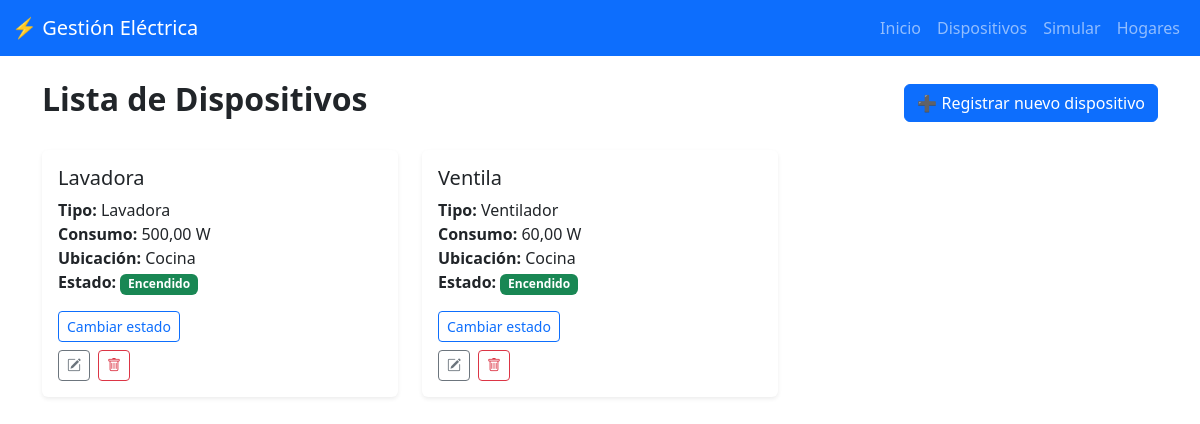
The app's page /dispositivos/ (signed in), older data.
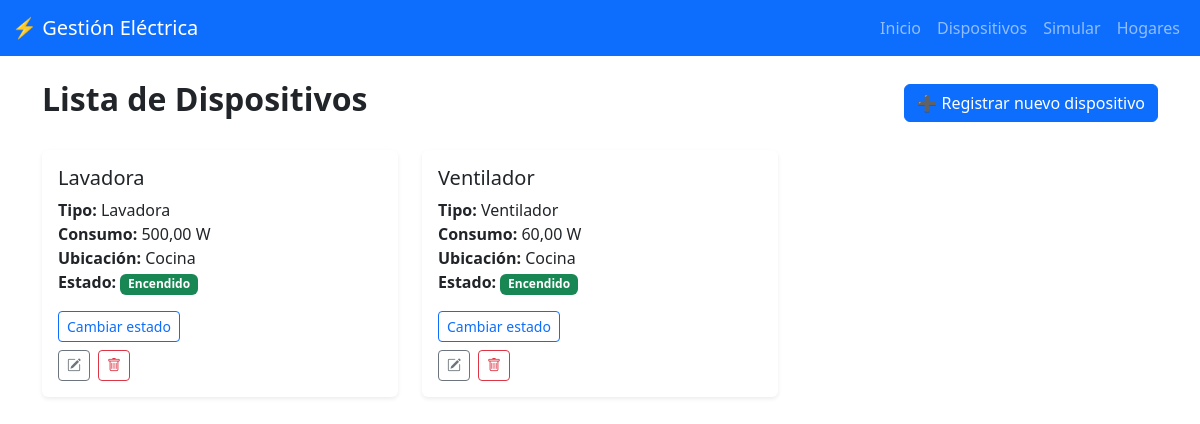
The same page, newer data.
### dispositivos/models.py (models this page shows, shortened)
class Dispositivo(models.Model):
    ESTADO_CHOICES = [
        ('encendido', 'Encendido'),
        ('apagado', 'Apagado')
    ]
    nombre = models.CharField(max_length=100)  # Este campo se reemplazará por partehogar
    tipo = models.ForeignKey(TipoDispositivo, on_delete=models.RESTRICT)
    consumo_watts = models.DecimalField(max_digits=10, decimal_places=2)
    partehogar = models.ForeignKey(ParteHogar, on_delete=models.CASCADE)
    estado = models.CharField(max_length=10, choices=ESTADO_CHOICES, default='apagado')

class TipoDispositivo(models.Model):
    nombre = models.CharField(max_length=100)
    rango_consumo_min = models.DecimalField(max_digits=10, decimal_places=2)
    rango_consumo_max = models.DecimalField(max_digits=10, decimal_places=2)
    descripcion = models.TextField(blank=True, null=True)

class ParteHogar(models.Model):
    nombre = models.CharField(max_length=100)
    hogar = models.ForeignKey(Hogar, on_delete=models.CASCADE, related_name="partes", default=1)

### dispositivos/views.py (the view)
# urls.py: path("dispositivos/", views_dispositivos.lista_dispositivos, name="lista_dispositivos"),
@login_required
def lista_dispositivos(request):
    dispositivos = Dispositivo.objects.all()
    return render(request, "lista_dispositivos.html", {"dispositivos": dispositivos})

### dispositivos/templates/lista_dispositivos.html (shortened to what this page needs)
{% extends 'base.html' %}
{% block content %}
<link href="https://cdn.jsdelivr.net/npm/bootstrap-icons@1.10.5/font/bootstrap-icons.css" rel="stylesheet">
<div class="d-flex justify-content-between align-items-center mb-4">
    <h2 class="fw-bold">Lista de Dispositivos</h2>
    <a href="{% url 'registrar_dispositivo' %}" class="btn btn-primary">➕ Registrar nuevo dispositivo</a>
</div>
<div class="row row-cols-1 row-cols-md-2 row-cols-lg-3 g-4">
    {% for dispositivo in dispositivos %}
    <div class="col">
        <div class="card h-100 shadow-sm border-0 card-hover">
            <div class="card-body">
                <h5 class="card-title">{{ dispositivo.nombre }}</h5>
                <p class="card-text">
                    <strong>Tipo:</strong> {{ dispositivo.tipo.nombre }}<br>
                    <strong>Consumo:</strong> {{ dispositivo.consumo_watts }} W<br>
                    <strong>Ubicación:</strong> {{ dispositivo.partehogar.nombre }}<br>
                    <strong>Estado:</strong>
                    {% if dispositivo.estado == 'encendido' %}
                        <span class="badge bg-success">Encendido</span>
                    {% else %}
                        <span class="badge bg-secondary">Apagado</span>
                    {% endif %}
                </p>
                <form method="post" action="{% url 'cambiar_estado_dispositivo' dispositivo.id %}">
                    <button type="submit" class="btn btn-sm btn-outline-primary mb-2">
                        Cambiar estado
                    </button>
                </form>
                <div class="d-flex gap-2">
                    <a href="{% url 'editar_dispositivo' dispositivo.id %}" class="btn btn-sm btn-outline-secondary">
                        <i class="bi bi-pencil-square"></i>
                    </a>
                    <form method="post" action="{% url 'eliminar_dispositivo' dispositivo.id %}" onsubmit="return confirm('¿Estás seguro de eliminar este dispositivo?');">
                        <button type="submit" class="btn btn-sm btn-outline-danger">
                            <i class="bi bi-trash"></i>
                        </button>
                    </form>
                </div>
            </div>
        </div>
    </div>
    {% empty %}
    <p>No hay dispositivos registrados.</p>
    {% endfor %}
</div>
{% endblock %}

Row changes from the older to the newer data that the page shows:
changed Dispositivo "Ventilador": nombre "Ventila" → "Ventilador"
